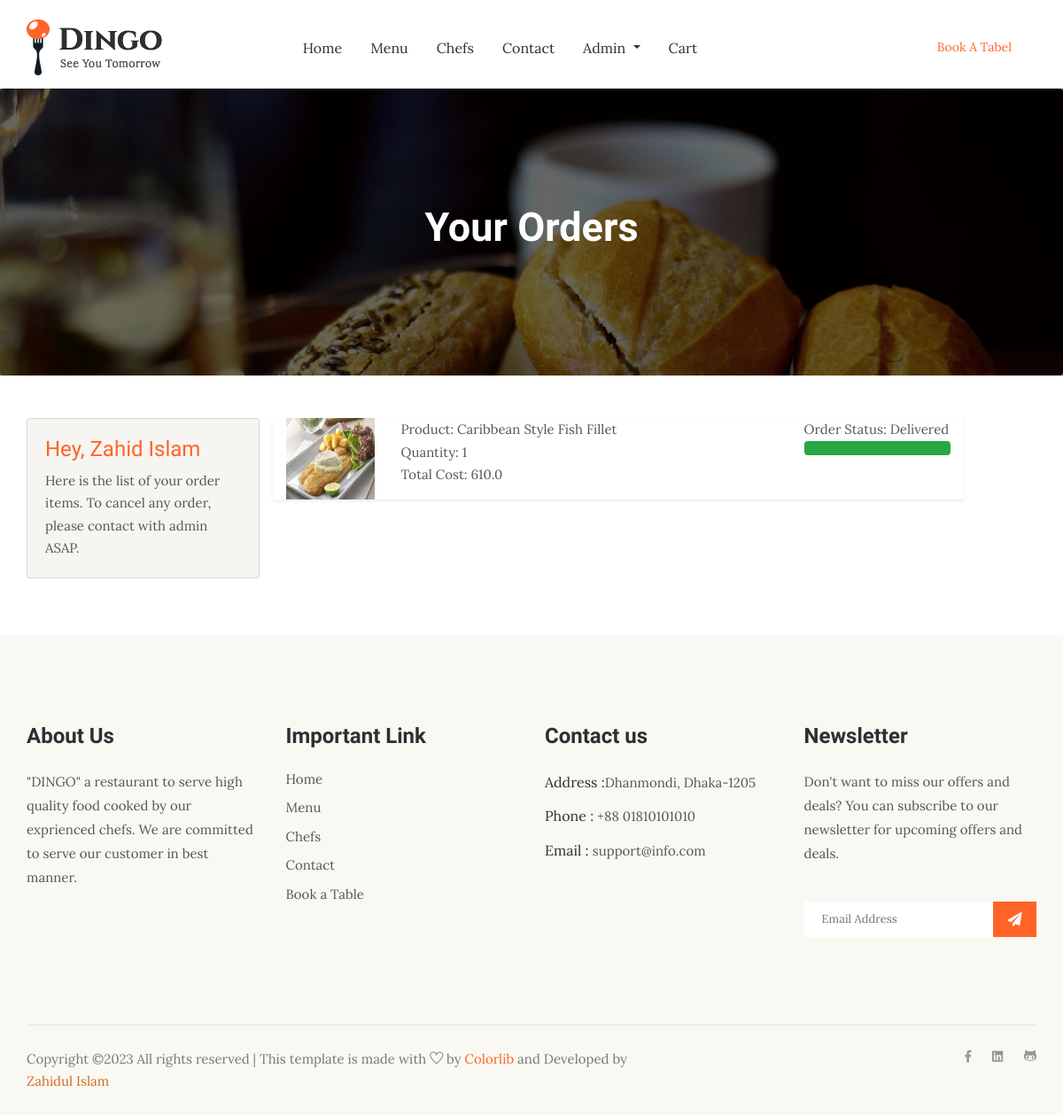
Screenshot of /orders/ (signed in) with the database file from the repository.
### base/models.py (models this page shows, shortened)
class Customer(models.Model):
    user = models.ForeignKey(User,on_delete=models.CASCADE)
    name = models.CharField(max_length=50,null=True,blank=True)
    email = models.EmailField(max_length=254,null=True,blank=True)
    phone = models.CharField(max_length=15,null=True,blank=True)
    gender = models.CharField(choices=gender_choice,max_length=30,null=True,blank=True)
    profile_pic = models.ImageField(default="profile_pic/profile1.png",upload_to='profile_pic',null=True,blank=True)

class OrderPlaced(models.Model):
    user = models.ForeignKey(User, on_delete=models.CASCADE)
    customer = models.ForeignKey(Customer, on_delete=models.CASCADE)
    fooditem = models.ForeignKey(FoodItem, on_delete=models.CASCADE)
    add = models.ForeignKey(Address,on_delete=models.CASCADE, blank=True,null=True)
    quantity = models.PositiveIntegerField(default=1)
    ordered_date = models.DateTimeField(auto_now_add=True)
    status = models.CharField(max_length=50, choices=STATUS_CHOICE, default='Pending')
    @property
    def total_cost(self):
        return self.quantity * self.fooditem.price

class FoodItem(models.Model):
    title = models.CharField(max_length=100)
    description = models.TextField()
    price = models.FloatField()
    category = models.CharField(choices=CATEGORY_CHOICES,max_length=20)
    special = models.BooleanField(default=False)
    food_img = models.ImageField(upload_to='Food Image')

### base/views.py (the view)
# urls.py: path('orders/',views.orders,name='orders'),
@login_required(login_url='login')
def orders(requst):
    op = OrderPlaced.objects.filter(user=requst.user)
    customer = Customer.objects.get(user=requst.user)
    return render(requst,'base/orders.html',{'orders':op,'customer':customer})

### templates/base/orders.html (shortened to what this page needs)
{% extends 'base/main.html' %}
{% load static %}
{% block content %}
<section class="breadcrumb breadcrumb_bg" style="margin-top: 100px;">
    <div class="container">
        <div class="row">
            <div class="col-lg-12">
                <div class="breadcrumb_iner text-center">
                    <div class="breadcrumb_iner_item">
                        <h2>Your orders</h2>
                    </div>
                </div>
            </div>
        </div>
    </div>
</section>
<div class="container my-5">
    <div class="row">
        <div class="col-md-3">
            <div class="card mb-3 gray_bg" style="max-width: 540px;">
                <div class="card-body">
                    <h3 class="fw-bold" style="color: #ff6426;">Hey, {{customer.name}}</h3>
                    <p>Here is the list of your order items. To cancel any order, please contact with admin ASAP.</p>
                </div>
              </div>
        </div>
        <div class="col-md-8 ">
            {% for op in orders %}
            <div class="row shadow-sm mb-3">
                <div class="col-sm-2">
                    <img src="{{op.fooditem.food_img.url}}" alt="" srcset="" class="img-fluid" height="150"
                        width="150">
                </div>
                <div class="col-sm-7">
                    <p>Product: {{op.fooditem.title}}</p>
                    <p>Quantity: {{op.quantity}}</p>
                    <p>Total Cost: {{op.total_cost}}</p>
                </div>
                <div class="col-sm-3 fw-bold">
                    <p>Order Status: {{op.status}}</p>
                    {% if op.status == 'Delivered' %}
                    <div class="progress">
                        <div class="progress-bar bg-success" role="progressbar" style="width: 100%" aria-valuenow="100"
                            aria-valuemin="0" aria-valuemax="100">
                        </div>
                    </div>
                    {% endif %}
                </div>
            </div>
            {% endfor %}
        </div>
    </div>
</div>
{% endblock content %}

### templates/base/main.html (shortened to what this page needs)
{% load static %}
<!doctype html>
<html lang="en">
<head>
    <link rel="stylesheet" href="{% static 'css/bootstrap.min.css' %}">
    <link rel="stylesheet" href="{% static 'css/animate.css' %}">
    <link rel="stylesheet" href="{% static 'css/owl.carousel.min.css' %}">
    <link rel="stylesheet" href="{% static 'css/themify-icons.css' %}">
    <link rel="stylesheet" href="{% static 'css/flaticon.css' %}">
    <link rel="stylesheet" href="{% static 'css/magnific-popup.css' %}">
    <link rel="stylesheet" href="https://cdnjs.cloudflare.com/ajax/libs/font-awesome/6.4.2/css/all.min.css" />
    <link rel="stylesheet" href="{% static 'css/slick.css' %}">
    <link rel="stylesheet" href="{% static 'css/gijgo.min.css' %}">
    <link rel="stylesheet" href="{% static 'css/nice-select.css' %}">
    <link rel="stylesheet" href="{% static 'css/all.css' %}">
    <link rel="stylesheet" href="{% static 'css/style.css' %}">
</head>
<body>
    <header class="main_menu home_menu">
        <div class="container">
            <div class="row align-items-center">
                <div class="col-lg-12">
                    <nav class="navbar navbar-expand-lg navbar-light">
                        <a class="navbar-brand" href="{% url 'home' %}"> <img src="{% static 'img/logo.png' %}" alt="logo"> </a>
                        <div class="collapse navbar-collapse main-menu-item justify-content-end"
                            id="navbarSupportedContent">
                            <ul class="navbar-nav">
                                <li class="nav-item">
                                    <a class="nav-link" href="{% url 'home' %}">Home</a>
                                </li>
                                <li class="nav-item">
                                    <a class="nav-link" href="{% url 'menu' %}">Menu</a>
                                </li>
                                <li class="nav-item">
                                    <a class="nav-link" href="{% url 'chefs' %}">Chefs</a>
                                </li>
                                <li class="nav-item">
                                    <a class="nav-link" href="{% url 'contact' %}">Contact</a>
                                </li>
                                {% if request.user.is_authenticated %}
                                <li class="nav-item dropdown">
                                    <a class="nav-link dropdown-toggle" href="blog.html" id="navbarDropdown" role="button" data-toggle="dropdown" aria-haspopup="true" aria-expanded="false">
                                        {{request.user | title}}
                                    </a>
                                </li>
                                <li class="nav-item">
                                    <a class="nav-link" href="{% url 'cart' %}">Cart</a>
                                </li>
                                {% else %}
								<li class="nav-item">
                                    <a class="nav-link" href="{% url 'login' %}">Login/Signup</a>
                                </li>
                                {% endif %}
                            </ul>
                        </div>
                        <div class="menu_btn">
                            <a href="{% url 'book' %}" class="btn_1 d-none d-sm-block">book a tabel</a>
                        </div>
                    </nav>
                </div>
            </div>
        </div>
    </header>
    {% block content %}
    {% endblock content %}
     <footer class="footer-area">
        <div class="container">
            <div class="row">
                <div class="col-xl-3 col-sm-6 col-md-3 col-lg-3">
                    <div class="single-footer-widget footer_1">
                        <h4>About Us</h4>
                        <p>"DINGO" a restaurant to serve high quality food cooked by our exprienced chefs. We are committed to serve our customer in best manner.</p>
                    </div>
                </div>
                <div class="col-xl-3 col-sm-6 col-md-2 col-lg-3">
                    <div class="single-footer-widget footer_2">
                        <h4>Important Link</h4>
                        <div class="contact_info">
                            <ul>
                                <li><a href="{% url 'home' %}">Home</a></li>
                                <li><a href="{% url 'menu' %}">Menu</a></li>
                                <li><a href="{% url 'chefs' %}">Chefs</a></li>
                                <li><a href="{% url 'contact' %}">Contact</a></li>
                                <li><a href="{% url 'book' %}">Book a Table</a></li>
                            </ul>
                        </div>
                    </div>
                </div>
                <div class="col-xl-3 col-sm-6 col-md-3 col-lg-3">
                    <div class="single-footer-widget footer_2">
                        <h4>Contact us</h4>
                        <div class="contact_info">
                            <p><span> Address :</span>Dhanmondi, Dhaka-1205</p>
                            <p><span> Phone :</span> +88 01810101010</p>
                            <p><span> Email : </span>support@info.com </p>
                        </div>
                    </div>
                </div>
                <div class="col-xl-3 col-sm-6 col-md-4 col-lg-3">
                    <div class="single-footer-widget footer_3">
                        <h4>Newsletter</h4>
                        <p>Don't want to miss our offers and deals? You can subscribe to our newsletter for upcoming offers and deals.</p>
                        <form action="/news">
                            <div class="form-group">
                                <div class="input-group mb-3">
                                    <input type="email" name="email" class="form-control" placeholder='Email Address'
                                        onfocus="this.placeholder = ''" onblur="this.placeholder = 'Email Address'">
                                    <div class="input-group-append">
                                        <button class="btn" type="submit"><i class="fas fa-paper-plane"></i></button>
                                    </div>
                                </div>
                            </div>
                        </form>
                    </div>
                </div>
            </div>
            <div class="copyright_part_text">
                <div class="row">
                    <div class="col-lg-8">
                        <p class="footer-text m-0">
Copyright &copy;<script>document.write(new Date().getFullYear());</script> All rights reserved | This template is made with <i class="ti-heart" aria-hidden="true"></i> by <a href="https://colorlib.com" target="_blank">Colorlib</a> and Developed by <p style="color: chocolate;">Zahidul Islam</p>
</p>
                    </div>
                    <div class="col-lg-4">
                        <div class="copyright_social_icon text-right">
                            <a href="https://www.facebook.com/masudzahid36" target="_blank"><i class="fab fa-facebook-f"></i></a>
                            <a href="https://www.linkedin.com/in/zahidul-islam522/" target="_blank"><i class="fab fa-linkedin"></i></a>
                            <a href="https://github.com/mzahid36" target="_blank"><i class="ti-github"></i></a>
                        </div>
                    </div>
                </div>
            </div>
        </div>
    </footer>
</body>
</html>

### static/css/all.css (style rules this page uses)
.fa, .fas, .far, .fal, .fab { -moz-osx-font-smoothing: grayscale; -webkit-font-smoothing: antialiased; display: inline-block; font-style: normal; font-variant: normal; text-rendering: auto; line-height: 1; }
.fa-facebook-f:before { content: "\f39e"; }
.fa-linkedin:before { content: "\f08c"; }
.fa-paper-plane:before { content: "\f1d8"; }
.fab { font-family: 'Font Awesome 5 Brands'; }
.fa, .fas { font-family: 'Font Awesome 5 Free'; font-weight: 900; }

### rows the page displays
Customer: name "Zahid Islam"
OrderPlaced: fooditem.food_img (picture), fooditem "Caribbean Style Fish Fillet", quantity "1", total_cost "610.0", status "Delivered"

### other values shown
{{ request.user | title }} "Admin"
